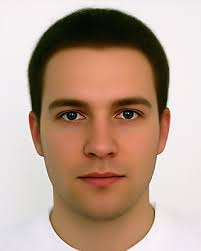
#> input picture EnsembleMachineLearning_Code/Chapter05/Data/download.jpg, 201 x 251 px, found by its file name
$ python AdaBoostFaceDetection.py
#> lines starting #> are read from the running program, lines starting #| are printed output that depends on the picture; after the words box and inside, x2 and y2 are one past the last pixel; in counts of white or black regions, pixels touching at a corner belong together
'''
Created on 24-Nov-2017

@author: aii32199
'''
#So We will load required libraries numpy for matrix operations
import numpy as np

#Import OpenCV library, in python we can call it cv2
import cv2

#OpenCV have module cascade classifier which is based on haar cascade and
#Adaboost algorithm, so we will call direct method.
#First we will load the pre trained classifiers for frontal face and eye
#detection, which are in the form of xml file.
face_cascade = cv2.CascadeClassifier('E:/OpenCV/opencv/sources/data/haarcascades/haarcascade_frontalface_default.xml')
eye_cascade = cv2.CascadeClassifier('E:/OpenCV/opencv/sources/data/haarcascades/haarcascade_eye.xml')

#Now let us load an image from the local directory
img = cv2.imread('download.jpg')
#> img is the input picture: shape (251, 201, 3); mean B, G, R 141.1, 158, 184.3

#Let's convert image into gray
gray = cv2.cvtColor(img, cv2.COLOR_BGR2GRAY)
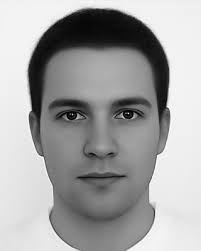
#> gray: shape (251, 201); min 0, max 254, mean 164

#Here we will call the method which will find the faces in our input image
faces = face_cascade.detectMultiScale(gray, 1.3, 5)
#> faces = [[25, 53, 154, 154]]
#Lets run a loop to create sub images of faces from the input image using
#cv2.rectangle function
for (x,y,w,h) in faces:
    img = cv2.rectangle(img,(x,y),(x+w,y+h),(255,0,0),2)
    roi_gray = gray[y:y+h, x:x+w]
    roi_color = img[y:y+h, x:x+w]

    #windows
    eyes = eye_cascade.detectMultiScale(roi_gray)
    #following function will create the rectangles around the eyes
    for (ex,ey,ew,eh) in eyes:
        cv2.rectangle(roi_color,(ex,ey),(ex+ew,ey+eh),(0,255,0),2)
#> this loop made 1 pass
#> (x, y, w, h, eyes) on pass 1: (25, 53, 154, 154, [[82, 42, 38, 38], [24, 42, 40, 40]])
#> pass 1, `img = cv2.rectangle(img,(x,y),(x+w,y+h),(255,0,0),2)`:
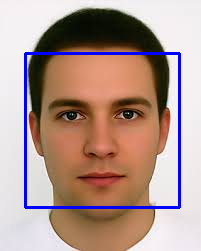
#> img: shape (251, 201, 3); 3.66% of pixels changed, all inside (x1, y1, x2, y2) = (24, 52, 181, 209)
#> pass 1, `roi_gray = gray[y:y+h, x:x+w]`:
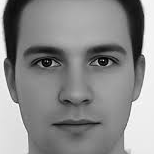
#> roi_gray: shape (154, 154); min 0, max 253, mean 138.8
#> pass 1, `roi_color = img[y:y+h, x:x+w]`:
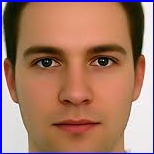
#> roi_color: shape (154, 154, 3); mean B, G, R 104.3, 121.5, 165.9
#> after the loop:
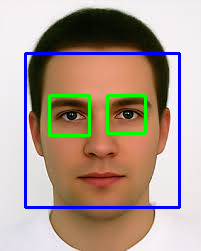
#> img: shape (251, 201, 3); 1.84% of pixels changed, all inside (x1, y1, x2, y2) = (48, 94, 147, 137)
#> after the loop:
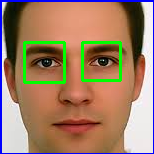
#> roi_color: shape (154, 154, 3); 3.91% of pixels changed, all inside (x1, y1, x2, y2) = (23, 41, 122, 84)
#Following Lines will show the detected face images
cv2.imshow('img',img)
cv2.waitKey(0)
cv2.destroyAllWindows()
